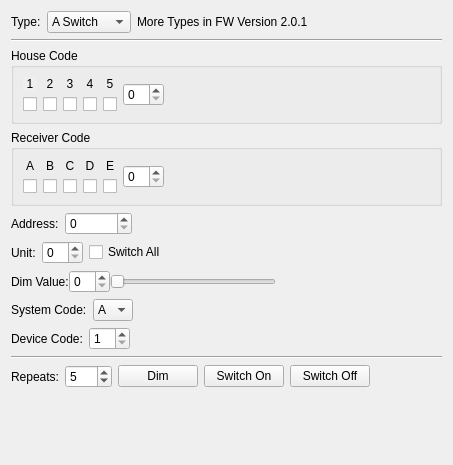
<?xml version="1.0" encoding="UTF-8"?>
<ui version="4.0">
 <class>RemoteSwitch</class>
 <widget class="QWidget" name="RemoteSwitch">
  <property name="geometry">
   <rect>
    <x>0</x>
    <y>0</y>
    <width>453</width>
    <height>465</height>
   </rect>
  </property>
  <property name="windowTitle">
   <string>Form</string>
  </property>
  <layout class="QVBoxLayout" name="verticalLayout">
   <item>
    <layout class="QHBoxLayout" name="horizontalLayout_8">
     <item>
      <widget class="QLabel" name="label_14">
       <property name="text">
        <string>Type:</string>
       </property>
      </widget>
     </item>
     <item>
      <widget class="QComboBox" name="combo_type">
       <item>
        <property name="text">
         <string>A Switch</string>
        </property>
       </item>
       <item>
        <property name="text">
         <string>B Switch</string>
        </property>
       </item>
       <item>
        <property name="text">
         <string>B Dimmer</string>
        </property>
       </item>
       <item>
        <property name="text">
         <string>C Switch</string>
        </property>
       </item>
      </widget>
     </item>
     <item>
      <widget class="QLabel" name="label_hint">
       <property name="text">
        <string>More Types in FW Version 2.0.1</string>
       </property>
      </widget>
     </item>
     <item>
      <spacer name="horizontalSpacer_7">
       <property name="orientation">
        <enum>Qt::Horizontal</enum>
       </property>
       <property name="sizeHint" stdset="0">
        <size>
         <width>40</width>
         <height>20</height>
        </size>
       </property>
      </spacer>
     </item>
    </layout>
   </item>
   <item>
    <widget class="Line" name="line_2">
     <property name="orientation">
      <enum>Qt::Horizontal</enum>
     </property>
    </widget>
   </item>
   <item>
    <layout class="QVBoxLayout" name="verticalLayout_2">
     <item>
      <widget class="QGroupBox" name="groupbox_house">
       <property name="title">
        <string>House Code</string>
       </property>
       <layout class="QHBoxLayout" name="horizontalLayout_3">
        <item>
         <layout class="QHBoxLayout" name="horizontalLayout">
          <item>
           <layout class="QVBoxLayout" name="verticalLayout_4">
            <item>
             <widget class="QLabel" name="label">
              <property name="autoFillBackground">
               <bool>true</bool>
              </property>
              <property name="text">
               <string>1</string>
              </property>
              <property name="alignment">
               <set>Qt::AlignCenter</set>
              </property>
             </widget>
            </item>
            <item>
             <widget class="QCheckBox" name="h_check_a">
              <property name="layoutDirection">
               <enum>Qt::LeftToRight</enum>
              </property>
              <property name="text">
               <string/>
              </property>
             </widget>
            </item>
           </layout>
          </item>
          <item>
           <layout class="QVBoxLayout" name="verticalLayout_5">
            <item>
             <widget class="QLabel" name="label_2">
              <property name="text">
               <string>2</string>
              </property>
              <property name="alignment">
               <set>Qt::AlignCenter</set>
              </property>
             </widget>
            </item>
            <item>
             <widget class="QCheckBox" name="h_check_b">
              <property name="text">
               <string/>
              </property>
             </widget>
            </item>
           </layout>
          </item>
          <item>
           <layout class="QVBoxLayout" name="verticalLayout_6">
            <item>
             <widget class="QLabel" name="label_3">
              <property name="text">
               <string>3</string>
              </property>
              <property name="alignment">
               <set>Qt::AlignCenter</set>
              </property>
             </widget>
            </item>
            <item>
             <widget class="QCheckBox" name="h_check_c">
              <property name="text">
               <string/>
              </property>
             </widget>
            </item>
           </layout>
          </item>
          <item>
           <layout class="QVBoxLayout" name="verticalLayout_7">
            <item>
             <widget class="QLabel" name="label_4">
              <property name="text">
               <string>4</string>
              </property>
              <property name="alignment">
               <set>Qt::AlignCenter</set>
              </property>
             </widget>
            </item>
            <item>
             <widget class="QCheckBox" name="h_check_d">
              <property name="text">
               <string/>
              </property>
             </widget>
            </item>
           </layout>
          </item>
          <item>
           <layout class="QVBoxLayout" name="verticalLayout_8">
            <item>
             <widget class="QLabel" name="label_5">
              <property name="text">
               <string>5</string>
              </property>
              <property name="alignment">
               <set>Qt::AlignCenter</set>
              </property>
             </widget>
            </item>
            <item>
             <widget class="QCheckBox" name="h_check_e">
              <property name="text">
               <string/>
              </property>
             </widget>
            </item>
           </layout>
          </item>
         </layout>
        </item>
        <item>
         <widget class="QSpinBox" name="spinbox_house">
          <property name="maximum">
           <number>31</number>
          </property>
         </widget>
        </item>
        <item>
         <spacer name="horizontalSpacer">
          <property name="orientation">
           <enum>Qt::Horizontal</enum>
          </property>
          <property name="sizeHint" stdset="0">
           <size>
            <width>40</width>
            <height>20</height>
           </size>
          </property>
         </spacer>
        </item>
       </layout>
      </widget>
     </item>
     <item>
      <widget class="QGroupBox" name="groupbox_receiver">
       <property name="title">
        <string>Receiver Code</string>
       </property>
       <layout class="QVBoxLayout" name="verticalLayout_9">
        <item>
         <layout class="QHBoxLayout" name="horizontalLayout_2">
          <item>
           <layout class="QVBoxLayout" name="verticalLayout_10">
            <item>
             <widget class="QLabel" name="label_6">
              <property name="text">
               <string>A</string>
              </property>
              <property name="alignment">
               <set>Qt::AlignCenter</set>
              </property>
             </widget>
            </item>
            <item>
             <widget class="QCheckBox" name="r_check_a">
              <property name="text">
               <string/>
              </property>
             </widget>
            </item>
           </layout>
          </item>
          <item>
           <layout class="QVBoxLayout" name="verticalLayout_11">
            <item>
             <widget class="QLabel" name="label_7">
              <property name="text">
               <string>B</string>
              </property>
              <property name="alignment">
               <set>Qt::AlignCenter</set>
              </property>
             </widget>
            </item>
            <item>
             <widget class="QCheckBox" name="r_check_b">
              <property name="text">
               <string/>
              </property>
             </widget>
            </item>
           </layout>
          </item>
          <item>
           <layout class="QVBoxLayout" name="verticalLayout_12">
            <item>
             <widget class="QLabel" name="label_8">
              <property name="text">
               <string>C</string>
              </property>
              <property name="alignment">
               <set>Qt::AlignCenter</set>
              </property>
             </widget>
            </item>
            <item>
             <widget class="QCheckBox" name="r_check_c">
              <property name="text">
               <string/>
              </property>
             </widget>
            </item>
           </layout>
          </item>
          <item>
           <layout class="QVBoxLayout" name="verticalLayout_13">
            <item>
             <widget class="QLabel" name="label_9">
              <property name="text">
               <string>D</string>
              </property>
              <property name="alignment">
               <set>Qt::AlignCenter</set>
              </property>
             </widget>
            </item>
            <item>
             <widget class="QCheckBox" name="r_check_d">
              <property name="text">
               <string/>
              </property>
             </widget>
            </item>
           </layout>
          </item>
          <item>
           <layout class="QVBoxLayout" name="verticalLayout_14">
            <item>
             <widget class="QLabel" name="label_10">
              <property name="text">
               <string>E</string>
              </property>
              <property name="alignment">
               <set>Qt::AlignCenter</set>
              </property>
             </widget>
            </item>
            <item>
             <widget class="QCheckBox" name="r_check_e">
              <property name="text">
               <string/>
              </property>
             </widget>
            </item>
           </layout>
          </item>
          <item>
           <widget class="QSpinBox" name="spinbox_receiver">
            <property name="maximum">
             <number>31</number>
            </property>
           </widget>
          </item>
          <item>
           <spacer name="horizontalSpacer_2">
            <property name="orientation">
             <enum>Qt::Horizontal</enum>
            </property>
            <property name="sizeHint" stdset="0">
             <size>
              <width>40</width>
              <height>20</height>
             </size>
            </property>
           </spacer>
          </item>
         </layout>
        </item>
       </layout>
      </widget>
     </item>
    </layout>
   </item>
   <item>
    <widget class="QWidget" name="widget_address" native="true">
     <layout class="QHBoxLayout" name="horizontalLayout_5">
      <property name="spacing">
       <number>0</number>
      </property>
      <property name="margin">
       <number>0</number>
      </property>
      <item>
       <layout class="QHBoxLayout" name="layout_address" stretch="0,0,0">
        <property name="spacing">
         <number>6</number>
        </property>
        <item>
         <widget class="QLabel" name="label_address">
          <property name="text">
           <string>Address:</string>
          </property>
         </widget>
        </item>
        <item>
         <widget class="QSpinBox" name="spinbox_address">
          <property name="maximum">
           <number>67108863</number>
          </property>
         </widget>
        </item>
        <item>
         <spacer name="spacer_address">
          <property name="orientation">
           <enum>Qt::Horizontal</enum>
          </property>
          <property name="sizeHint" stdset="0">
           <size>
            <width>40</width>
            <height>20</height>
           </size>
          </property>
         </spacer>
        </item>
       </layout>
      </item>
     </layout>
    </widget>
   </item>
   <item>
    <widget class="QWidget" name="widget_unit" native="true">
     <layout class="QHBoxLayout" name="horizontalLayout_6">
      <property name="spacing">
       <number>0</number>
      </property>
      <property name="margin">
       <number>0</number>
      </property>
      <item>
       <layout class="QHBoxLayout" name="layout_unit">
        <property name="spacing">
         <number>6</number>
        </property>
        <item>
         <widget class="QLabel" name="label_unit">
          <property name="text">
           <string>Unit:</string>
          </property>
         </widget>
        </item>
        <item>
         <widget class="QSpinBox" name="spinbox_unit">
          <property name="maximum">
           <number>15</number>
          </property>
         </widget>
        </item>
        <item>
         <widget class="QCheckBox" name="checkbox_switchall">
          <property name="text">
           <string>Switch All</string>
          </property>
         </widget>
        </item>
        <item>
         <spacer name="spacer_unit">
          <property name="orientation">
           <enum>Qt::Horizontal</enum>
          </property>
          <property name="sizeHint" stdset="0">
           <size>
            <width>40</width>
            <height>20</height>
           </size>
          </property>
         </spacer>
        </item>
       </layout>
      </item>
     </layout>
    </widget>
   </item>
   <item>
    <widget class="QWidget" name="widget_dim_value" native="true">
     <layout class="QHBoxLayout" name="horizontalLayout_11">
      <property name="spacing">
       <number>0</number>
      </property>
      <property name="margin">
       <number>0</number>
      </property>
      <item>
       <layout class="QHBoxLayout" name="horizontalLayout_10">
        <item>
         <widget class="QLabel" name="label_12">
          <property name="text">
           <string>Dim Value:</string>
          </property>
         </widget>
        </item>
        <item>
         <widget class="QSpinBox" name="spinbox_dim_value">
          <property name="maximum">
           <number>15</number>
          </property>
         </widget>
        </item>
        <item>
         <widget class="QSlider" name="slider_dim_value">
          <property name="maximum">
           <number>15</number>
          </property>
          <property name="orientation">
           <enum>Qt::Horizontal</enum>
          </property>
         </widget>
        </item>
        <item>
         <spacer name="horizontalSpacer_4">
          <property name="orientation">
           <enum>Qt::Horizontal</enum>
          </property>
          <property name="sizeHint" stdset="0">
           <size>
            <width>40</width>
            <height>20</height>
           </size>
          </property>
         </spacer>
        </item>
       </layout>
      </item>
     </layout>
    </widget>
   </item>
   <item>
    <widget class="QWidget" name="widget_system_code" native="true">
     <layout class="QHBoxLayout" name="horizontalLayout_9">
      <property name="margin">
       <number>0</number>
      </property>
      <item>
       <layout class="QHBoxLayout" name="horizontalLayout_12">
        <item>
         <widget class="QLabel" name="label_13">
          <property name="text">
           <string>System Code:</string>
          </property>
         </widget>
        </item>
        <item>
         <widget class="QComboBox" name="combo_system_code">
          <item>
           <property name="text">
            <string>A</string>
           </property>
          </item>
          <item>
           <property name="text">
            <string>B</string>
           </property>
          </item>
          <item>
           <property name="text">
            <string>C</string>
           </property>
          </item>
          <item>
           <property name="text">
            <string>D</string>
           </property>
          </item>
          <item>
           <property name="text">
            <string>E</string>
           </property>
          </item>
          <item>
           <property name="text">
            <string>F</string>
           </property>
          </item>
          <item>
           <property name="text">
            <string>G</string>
           </property>
          </item>
          <item>
           <property name="text">
            <string>H</string>
           </property>
          </item>
          <item>
           <property name="text">
            <string>I</string>
           </property>
          </item>
          <item>
           <property name="text">
            <string>J</string>
           </property>
          </item>
          <item>
           <property name="text">
            <string>K</string>
           </property>
          </item>
          <item>
           <property name="text">
            <string>L</string>
           </property>
          </item>
          <item>
           <property name="text">
            <string>M</string>
           </property>
          </item>
          <item>
           <property name="text">
            <string>N</string>
           </property>
          </item>
          <item>
           <property name="text">
            <string>O</string>
           </property>
          </item>
          <item>
           <property name="text">
            <string>P</string>
           </property>
          </item>
         </widget>
        </item>
        <item>
         <spacer name="horizontalSpacer_5">
          <property name="orientation">
           <enum>Qt::Horizontal</enum>
          </property>
          <property name="sizeHint" stdset="0">
           <size>
            <width>40</width>
            <height>20</height>
           </size>
          </property>
         </spacer>
        </item>
       </layout>
      </item>
     </layout>
    </widget>
   </item>
   <item>
    <widget class="QWidget" name="widget_device_code" native="true">
     <layout class="QHBoxLayout" name="horizontalLayout_13">
      <property name="margin">
       <number>0</number>
      </property>
      <item>
       <layout class="QHBoxLayout" name="horizontalLayout_7">
        <item>
         <widget class="QLabel" name="label_15">
          <property name="text">
           <string>Device Code:</string>
          </property>
         </widget>
        </item>
        <item>
         <widget class="QSpinBox" name="spinbox_device_code">
          <property name="minimum">
           <number>1</number>
          </property>
          <property name="maximum">
           <number>16</number>
          </property>
         </widget>
        </item>
        <item>
         <spacer name="horizontalSpacer_6">
          <property name="orientation">
           <enum>Qt::Horizontal</enum>
          </property>
          <property name="sizeHint" stdset="0">
           <size>
            <width>40</width>
            <height>20</height>
           </size>
          </property>
         </spacer>
        </item>
       </layout>
      </item>
     </layout>
    </widget>
   </item>
   <item>
    <widget class="Line" name="line">
     <property name="orientation">
      <enum>Qt::Horizontal</enum>
     </property>
    </widget>
   </item>
   <item>
    <layout class="QHBoxLayout" name="horizontalLayout_4">
     <item>
      <widget class="QLabel" name="label_11">
       <property name="text">
        <string>Repeats:</string>
       </property>
      </widget>
     </item>
     <item>
      <widget class="QSpinBox" name="spinbox_repeats">
       <property name="minimum">
        <number>1</number>
       </property>
       <property name="maximum">
        <number>255</number>
       </property>
       <property name="value">
        <number>5</number>
       </property>
      </widget>
     </item>
     <item>
      <widget class="QPushButton" name="button_dim">
       <property name="text">
        <string>Dim</string>
       </property>
      </widget>
     </item>
     <item>
      <widget class="QPushButton" name="button_switch_on">
       <property name="text">
        <string>Switch On</string>
       </property>
      </widget>
     </item>
     <item>
      <widget class="QPushButton" name="button_switch_off">
       <property name="text">
        <string>Switch Off</string>
       </property>
      </widget>
     </item>
     <item>
      <spacer name="horizontalSpacer_3">
       <property name="orientation">
        <enum>Qt::Horizontal</enum>
       </property>
       <property name="sizeHint" stdset="0">
        <size>
         <width>40</width>
         <height>20</height>
        </size>
       </property>
      </spacer>
     </item>
    </layout>
   </item>
   <item>
    <spacer name="verticalSpacer">
     <property name="orientation">
      <enum>Qt::Vertical</enum>
     </property>
     <property name="sizeHint" stdset="0">
      <size>
       <width>20</width>
       <height>0</height>
      </size>
     </property>
    </spacer>
   </item>
  </layout>
 </widget>
 <resources/>
 <connections/>
</ui>
